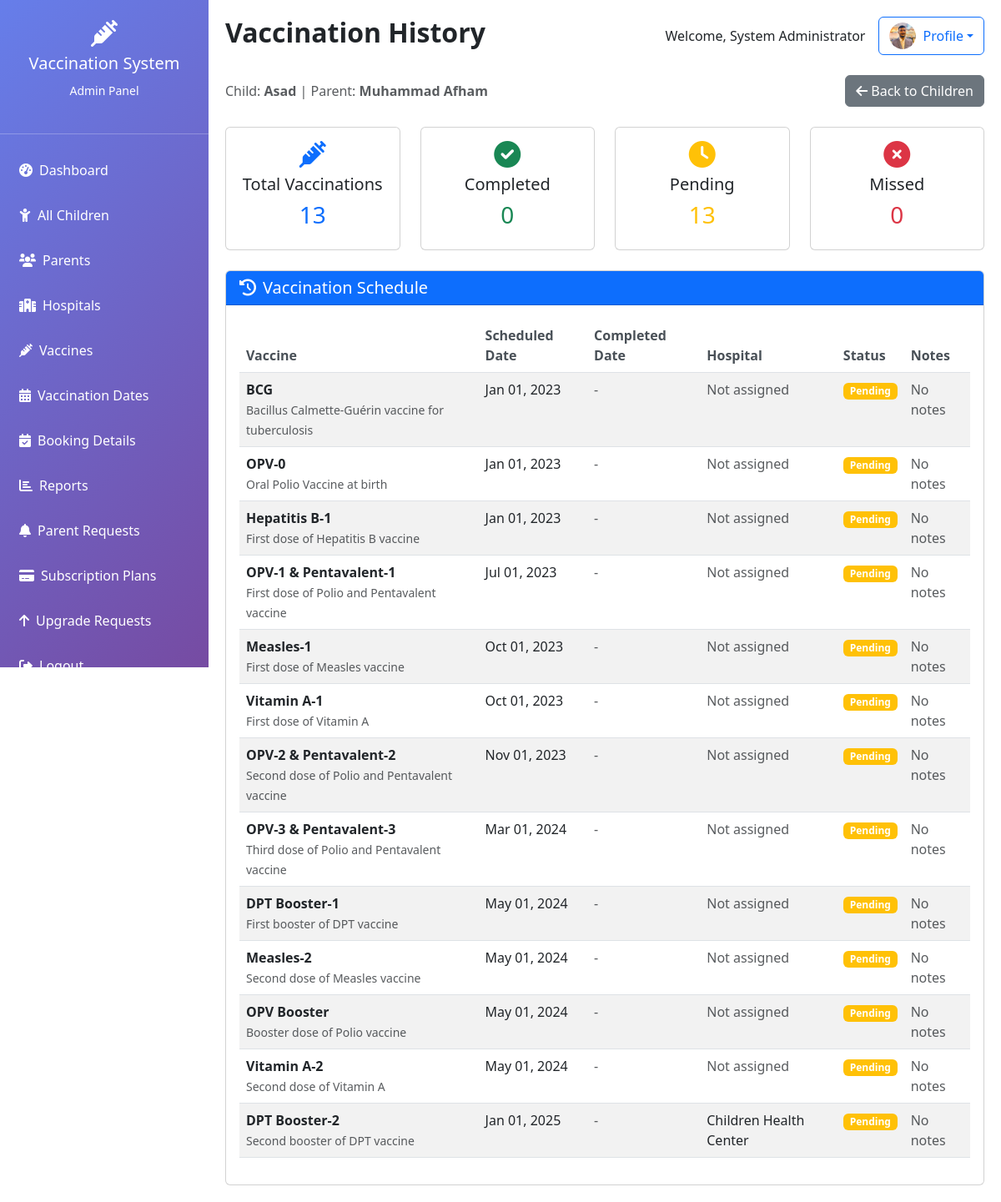
/admin/vaccination_history.php?child_id=1 (signed in), run on the app's committed database.
### tables this page shows
CREATE TABLE `users` (
  `id` int(11) NOT NULL AUTO_INCREMENT,
  `username` varchar(50) NOT NULL,
  `password` varchar(255) NOT NULL,
  `email` varchar(100) NOT NULL,
  `user_type` enum('admin','parent','hospital') NOT NULL,
  `full_name` varchar(100) NOT NULL,
  `phone` varchar(15) DEFAULT NULL,
  `address` text DEFAULT NULL,
  `profile_picture` varchar(255) DEFAULT NULL,
  `created_at` timestamp NOT NULL DEFAULT current_timestamp(),
  `status` enum('active','inactive') DEFAULT 'active',
  PRIMARY KEY (`id`),
  UNIQUE KEY `username` (`username`),
  UNIQUE KEY `email` (`email`)
);

CREATE TABLE `children` (
  `id` int(11) NOT NULL AUTO_INCREMENT,
  `parent_id` int(11) NOT NULL,
  `name` varchar(100) NOT NULL,
  `date_of_birth` date NOT NULL,
  `gender` enum('male','female','other') NOT NULL,
  `birth_weight` decimal(5,2) DEFAULT NULL,
  `blood_group` varchar(5) DEFAULT NULL,
  `created_at` timestamp NOT NULL DEFAULT current_timestamp(),
  PRIMARY KEY (`id`),
  KEY `parent_id` (`parent_id`),
  CONSTRAINT `children_ibfk_1` FOREIGN KEY (`parent_id`) REFERENCES `users` (`id`) ON DELETE CASCADE
);

CREATE TABLE `vaccination_schedule` (
  `id` int(11) NOT NULL AUTO_INCREMENT,
  `child_id` int(11) NOT NULL,
  `vaccine_id` int(11) NOT NULL,
  `scheduled_date` date NOT NULL,
  `status` enum('pending','completed','missed') DEFAULT 'pending',
  `hospital_id` int(11) DEFAULT NULL,
  `notes` text DEFAULT NULL,
  `created_at` timestamp NOT NULL DEFAULT current_timestamp(),
  PRIMARY KEY (`id`),
  KEY `child_id` (`child_id`),
  KEY `vaccine_id` (`vaccine_id`),
  KEY `hospital_id` (`hospital_id`),
  CONSTRAINT `vaccination_schedule_ibfk_1` FOREIGN KEY (`child_id`) REFERENCES `children` (`id`) ON DELETE CASCADE,
  CONSTRAINT `vaccination_schedule_ibfk_2` FOREIGN KEY (`vaccine_id`) REFERENCES `vaccines` (`id`) ON DELETE CASCADE,
  CONSTRAINT `vaccination_schedule_ibfk_3` FOREIGN KEY (`hospital_id`) REFERENCES `hospitals` (`id`) ON DELETE SET NULL
);

CREATE TABLE `vaccines` (
  `id` int(11) NOT NULL AUTO_INCREMENT,
  `name` varchar(100) NOT NULL,
  `description` text DEFAULT NULL,
  `recommended_age_months` int(11) NOT NULL,
  `dosage` varchar(50) DEFAULT NULL,
  `manufacturer` varchar(100) DEFAULT NULL,
  `status` enum('available','unavailable') DEFAULT 'available',
  `created_at` timestamp NOT NULL DEFAULT current_timestamp(),
  PRIMARY KEY (`id`)
);

CREATE TABLE `hospitals` (
  `id` int(11) NOT NULL AUTO_INCREMENT,
  `name` varchar(200) NOT NULL,
  `address` text NOT NULL,
  `phone` varchar(15) DEFAULT NULL,
  `email` varchar(100) DEFAULT NULL,
  `contact_person` varchar(100) DEFAULT NULL,
  `latitude` decimal(10,8) DEFAULT NULL,
  `longitude` decimal(11,8) DEFAULT NULL,
  `created_at` timestamp NOT NULL DEFAULT current_timestamp(),
  `status` enum('active','inactive') DEFAULT 'active',
  PRIMARY KEY (`id`)
);

### admin/vaccination_history.php (the view, shortened to what this page needs)
<?php
$database = new Database();
$db = $database->getConnection();
$child_id = $_GET['child_id'];
$query = "SELECT c.*, u.full_name as parent_name
          FROM children c
          JOIN users u ON c.parent_id = u.id
          WHERE c.id = :child_id";
$stmt = $db->prepare($query);
$stmt->bindParam(':child_id', $child_id);
$stmt->execute();
$child = $stmt->fetch(PDO::FETCH_ASSOC);
$query = "SELECT vs.*, v.name as vaccine_name, v.description, h.name as hospital_name,
                 CASE
                     WHEN vs.status = 'completed' THEN 'Completed'
                     WHEN vs.status = 'pending' THEN 'Pending'
                     WHEN vs.status = 'missed' THEN 'Missed'
                     ELSE vs.status
                 END as status_display
          FROM vaccination_schedule vs
          JOIN vaccines v ON vs.vaccine_id = v.id
          LEFT JOIN hospitals h ON vs.hospital_id = h.id
          WHERE vs.child_id = :child_id
          ORDER BY vs.scheduled_date ASC";
$stmt = $db->prepare($query);
$stmt->bindParam(':child_id', $child_id);
$stmt->execute();
$vaccinations = $stmt->fetchAll(PDO::FETCH_ASSOC);
$total_vaccinations = count($vaccinations);
$completed = count(array_filter($vaccinations, fn($v) => $v['status'] === 'completed'));
$pending = count(array_filter($vaccinations, fn($v) => $v['status'] === 'pending'));
$missed = count(array_filter($vaccinations, fn($v) => $v['status'] === 'missed'));
$page_heading = "Vaccination History";
?>
        <div class="d-flex justify-content-between align-items-center mb-4">
            <div>
                <p class="text-muted mb-0">Child: <strong><?php echo htmlspecialchars($child['name']); ?></strong> |
                Parent: <strong><?php echo htmlspecialchars($child['parent_name']); ?></strong></p>
            </div>
            <div>
                <a href="children.php" class="btn btn-secondary">
                    <i class="fas fa-arrow-left me-1"></i>Back to Children
                </a>
            </div>
        </div>
        <div class="row mb-4">
            <div class="col-md-3">
                <div class="card text-center">
                    <div class="card-body">
                        <i class="fas fa-syringe fa-2x text-primary mb-2"></i>
                        <h5>Total Vaccinations</h5>
                        <h3 class="text-primary"><?php echo $total_vaccinations; ?></h3>
                    </div>
                </div>
            </div>
            <div class="col-md-3">
                <div class="card text-center">
                    <div class="card-body">
                        <i class="fas fa-check-circle fa-2x text-success mb-2"></i>
                        <h5>Completed</h5>
                        <h3 class="text-success"><?php echo $completed; ?></h3>
                    </div>
                </div>
            </div>
            <div class="col-md-3">
                <div class="card text-center">
                    <div class="card-body">
                        <i class="fas fa-clock fa-2x text-warning mb-2"></i>
                        <h5>Pending</h5>
                        <h3 class="text-warning"><?php echo $pending; ?></h3>
                    </div>
                </div>
            </div>
            <div class="col-md-3">
                <div class="card text-center">
                    <div class="card-body">
                        <i class="fas fa-times-circle fa-2x text-danger mb-2"></i>
                        <h5>Missed</h5>
                        <h3 class="text-danger"><?php echo $missed; ?></h3>
                    </div>
                </div>
            </div>
        </div>
        <div class="card">
            <div class="card-header bg-primary text-white">
                <h5 class="mb-0"><i class="fas fa-history me-2"></i>Vaccination Schedule</h5>
            </div>
            <div class="card-body">
                <?php if (count($vaccinations) > 0): ?>
                    <div class="table-responsive">
                        <table class="table table-striped">
                            <thead>
                                <tr>
                                    <th>Vaccine</th>
                                    <th>Scheduled Date</th>
                                    <th>Completed Date</th>
                                    <th>Hospital</th>
                                    <th>Status</th>
                                    <th>Notes</th>
                                </tr>
                            </thead>
                            <tbody>
                                <?php foreach ($vaccinations as $vaccination): ?>
                                    <tr>
                                        <td>
                                            <strong><?php echo htmlspecialchars($vaccination['vaccine_name']); ?></strong>
                                            <?php if ($vaccination['description']): ?>
                                                <br><small class="text-muted"><?php echo htmlspecialchars($vaccination['description']); ?></small>
                                            <?php endif; ?>
                                        </td>
                                        <td><?php echo date('M d, Y', strtotime($vaccination['scheduled_date'])); ?></td>
                                        <td>
                                            <?php if ($vaccination['status'] === 'completed'): ?>
                                                <?php echo date('M d, Y', strtotime($vaccination['scheduled_date'])); ?>
                                            <?php else: ?>
                                                <span class="text-muted">-</span>
                                            <?php endif; ?>
                                        </td>
                                        <td>
                                            <?php if ($vaccination['hospital_name']): ?>
                                                <?php echo htmlspecialchars($vaccination['hospital_name']); ?>
                                            <?php else: ?>
                                                <span class="text-muted">Not assigned</span>
                                            <?php endif; ?>
                                        </td>
                                        <td>
                                            <span class="badge bg-<?php
                                                switch($vaccination['status']) {
                                                    case 'pending': echo 'warning'; break;
                                                }
                                            ?>">
                                                <?php echo $vaccination['status_display']; ?>
                                            </span>
                                        </td>
                                        <td>
                                            <?php if ($vaccination['notes']): ?>
                                                <?php echo htmlspecialchars($vaccination['notes']); ?>
                                            <?php else: ?>
                                                <span class="text-muted">No notes</span>
                                            <?php endif; ?>
                                        </td>
                                    </tr>
                                <?php endforeach; ?>
                            </tbody>
                        </table>
                    </div>
                <?php endif; ?>
            </div>
        </div>
<?php
$content = ob_get_clean();
include 'includes/template.php';
?>

### admin/includes/template.php (shortened to what this page needs)
<?php
$database = new Database();
$db = $database->getConnection();
$profile_picture_query = "SELECT profile_picture FROM users WHERE id = :user_id";
$profile_stmt = $db->prepare($profile_picture_query);
$profile_stmt->bindParam(':user_id', $_SESSION['user_id']);
$profile_stmt->execute();
$user_profile = $profile_stmt->fetch(PDO::FETCH_ASSOC);
?>
<!DOCTYPE html>
<html lang="en">
<head>
    <link href="https://cdn.jsdelivr.net/npm/bootstrap@5.3.0/dist/css/bootstrap.min.css" rel="stylesheet">
    <link href="https://cdnjs.cloudflare.com/ajax/libs/font-awesome/6.0.0/css/all.min.css" rel="stylesheet">
</head>
<body>
    <?php include 'sidebar.php'; ?>
    <div class="main-content">
        <div class="d-flex justify-content-between align-items-center mb-4">
            <h2 class="fw-bold"><?php echo isset($page_heading) ? $page_heading : 'Admin Dashboard'; ?></h2>
            <div class="d-flex align-items-center">
                <span class="me-3">Welcome, <?php echo $_SESSION['full_name']; ?></span>
                <div class="dropdown">
                    <button class="btn btn-outline-primary dropdown-toggle d-flex align-items-center" type="button" data-bs-toggle="dropdown">
                        <?php if (!empty($user_profile['profile_picture'])): ?>
                            <img src="../uploads/profile_pictures/<?php echo htmlspecialchars($user_profile['profile_picture']); ?>"
                                 class="rounded-circle me-2"
                                 style="width: 32px; height: 32px; object-fit: cover;"
                                 alt="Profile">
                        <?php else: ?>
                            <i class="fas fa-user me-1"></i>
                        <?php endif; ?>
                        Profile
                    </button>
                </div>
            </div>
        </div>
        <div class="content-area">
            <?php
            if (isset($content)) {
                echo $content;
            }
            ?>
        </div>
    </div>
</body>
</html>

### admin/includes/template.php (style rules this page uses)
.main-content { margin-left: 250px; padding: 20px; min-height: 100vh; }
.table th { border-top: none; font-weight: 600; color: #495057; }

### data on the page
users: profile_picture (picture)
children: name "Asad", parent.full_name "Muhammad Afham"
vaccination_schedule: vaccine.name "BCG", vaccine.description "Bacillus Calmette-Guérin vaccine for tuberculosis", scheduled_date "Jan 01, 2023", shows "Not assigned", status_display "Pending", shows "No notes"
vaccination_schedule: vaccine.name "OPV-0", vaccine.description "Oral Polio Vaccine at birth", scheduled_date "Jan 01, 2023", shows "Not assigned", status_display "Pending", shows "No notes"
vaccination_schedule: vaccine.name "Hepatitis B-1", vaccine.description "First dose of Hepatitis B vaccine", scheduled_date "Jan 01, 2023", shows "Not assigned", status_display "Pending", shows "No notes"
vaccination_schedule: vaccine.name "OPV-1 & Pentavalent-1", vaccine.description "First dose of Polio and Pentavalent vaccine", scheduled_date "Jul 01, 2023", shows "Not assigned", status_display "Pending", shows "No notes"
vaccination_schedule: vaccine.name "Measles-1", vaccine.description "First dose of Measles vaccine", scheduled_date "Oct 01, 2023", shows "Not assigned", status_display "Pending", shows "No notes"
vaccination_schedule: vaccine.name "Vitamin A-1", vaccine.description "First dose of Vitamin A", scheduled_date "Oct 01, 2023", shows "Not assigned", status_display "Pending", shows "No notes"
vaccination_schedule: vaccine.name "OPV-2 & Pentavalent-2", vaccine.description "Second dose of Polio and Pentavalent vaccine", scheduled_date "Nov 01, 2023", shows "Not assigned", status_display "Pending", shows "No notes"
vaccination_schedule: vaccine.name "OPV-3 & Pentavalent-3", vaccine.description "Third dose of Polio and Pentavalent vaccine", scheduled_date "Mar 01, 2024", shows "Not assigned", status_display "Pending", shows "No notes"
vaccination_schedule: vaccine.name "DPT Booster-1", vaccine.description "First booster of DPT vaccine", scheduled_date "May 01, 2024", shows "Not assigned", status_display "Pending", shows "No notes"
vaccination_schedule: vaccine.name "Measles-2", vaccine.description "Second dose of Measles vaccine", scheduled_date "May 01, 2024", shows "Not assigned", status_display "Pending", shows "No notes"
vaccination_schedule: vaccine.name "OPV Booster", vaccine.description "Booster dose of Polio vaccine", scheduled_date "May 01, 2024", shows "Not assigned", status_display "Pending", shows "No notes"
vaccination_schedule: vaccine.name "Vitamin A-2", vaccine.description "Second dose of Vitamin A", scheduled_date "May 01, 2024", shows "Not assigned", status_display "Pending", shows "No notes"
vaccination_schedule: vaccine.name "DPT Booster-2", vaccine.description "Second booster of DPT vaccine", scheduled_date "Jan 01, 2025", hospital.name "Children Health Center", status_display "Pending", notes "No notes"

### other printed values
$page_heading "Vaccination History"
$_SESSION['full_name'] "System Administrator"
$total_vaccinations "13"
$completed "0"
$pending "13"
$missed "0"
